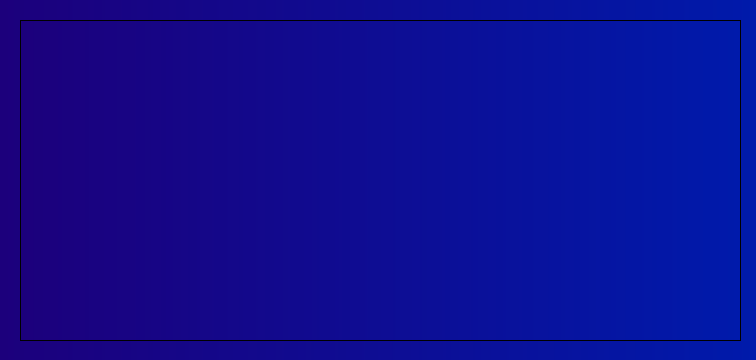
<?xml version="1.0" encoding="UTF-8"?>
<ui version="4.0">
 <class>Dialog</class>
 <widget class="QDialog" name="Dialog">
  <property name="geometry">
   <rect>
    <x>0</x>
    <y>0</y>
    <width>756</width>
    <height>360</height>
   </rect>
  </property>
  <property name="windowTitle">
   <string>Dialog</string>
  </property>
  <property name="styleSheet">
   <string notr="true">background-color: qlineargradient(spread:pad, x1:0, y1:0, x2:1, y2:0, stop:0 rgba(28, 0, 124, 255), stop:1 rgba(0, 26, 171, 255));</string>
  </property>
  <widget class="QTextEdit" name="textEdit">
   <property name="geometry">
    <rect>
     <x>20</x>
     <y>20</y>
     <width>721</width>
     <height>321</height>
    </rect>
   </property>
  </widget>
 </widget>
 <resources/>
 <connections/>
</ui>
